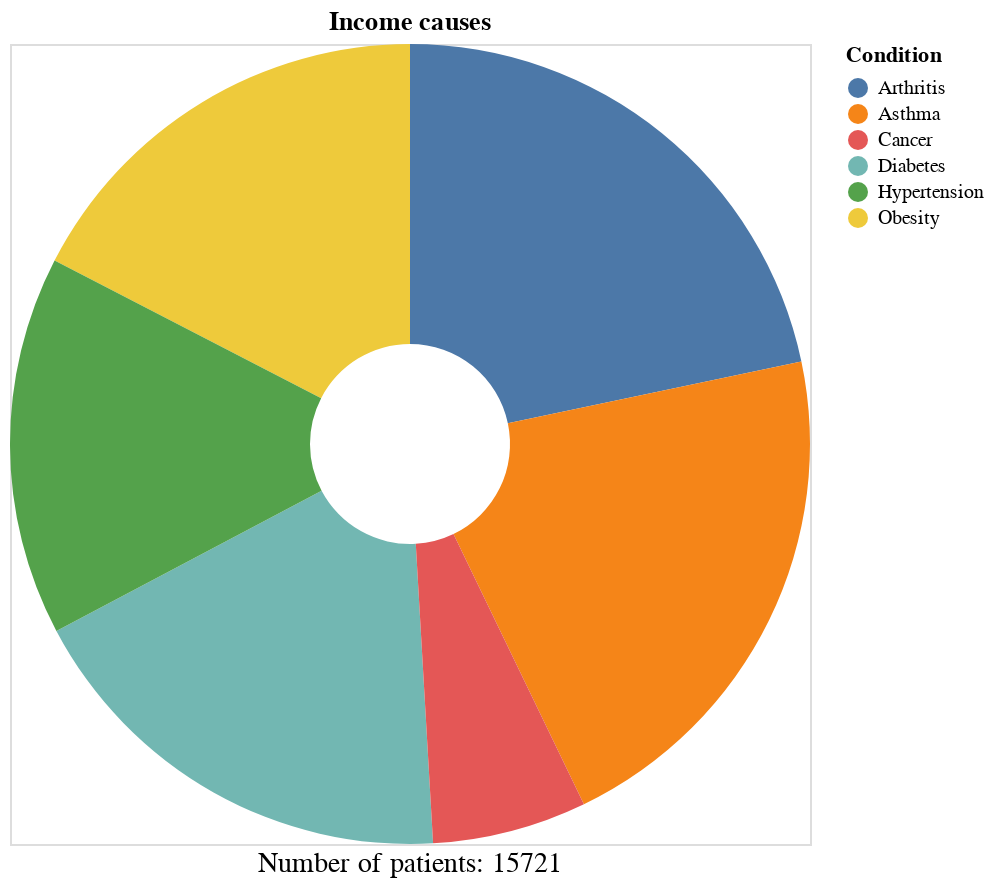

Write notebook code for a chart like this one.
### Code cell
#Visualización de las condiciones más frecuentes en los últimos 5 años

# Contar las ocurrencias de cada valor en la columna
conteos = df_1['Medical Condition'].value_counts()

# Calcular el porcentaje de cada valor
porcentajes1 = (conteos / len(df_1)) * 100

# Crear un DataFrame con los porcentajes para Altair
df_porcentaje = porcentajes1.reset_index()
df_porcentaje.columns = ['Condition', 'Percentage']

# Total de filas
total_filas = len(df_1)

# Crear una gráfica de pastel con Altair
grafico = alt.Chart(df_porcentaje).mark_arc(innerRadius=50).encode(
    theta=alt.Theta(field='Percentage', type='quantitative', title='Percentage'),
    color=alt.Color(field='Condition', type='nominal', title='Condition'),
    tooltip=[alt.Tooltip(field='Condition', type='nominal', title='Condition'),
             alt.Tooltip(field='Percentage', type='quantitative', title='Percentage')]
).properties(
    title='Income causes',
    width=400,  # Ajusta el ancho del gráfico
    height=400  # Ajusta la altura del gráfico
)

# Crear un DataFrame para el texto total
df_texto_total = pd.DataFrame({
    'x': [0],
    'y': [0],
    'texto': [f'Number of patients: {total_filas}']
})

# Crear el gráfico de texto
texto_total = alt.Chart(df_texto_total).mark_text(
    align='center',
    baseline='middle',
    fontSize=14,
    dy=210  # Ajusta la posición vertical del texto
).encode(
    x=alt.X('x:O', axis=None),
    y=alt.Y('y:O', axis=None),
    text='texto:N'
).properties(
    width=400,  # Ancho para el gráfico de texto
    height=400  # Altura para el gráfico de texto
)

# Combinar el gráfico de pastel y el gráfico de texto
grafico_final = grafico + texto_total

# Mostrar el gráfico en Google Colab
grafico_final

### Figure 1 — Vega-Lite specification as saved in the notebook (floating-point values rounded to 4 significant figures)
{"config": {"view": {"continuousWidth": 400, "continuousHeight": 300}}, "layer": [{"data": {"name": "data-b7de2467e566e2e703d4c71c3f702b0d"}, "mark": {"type": "arc", "innerRadius": 50}, "encoding": {"color": {"field": "Condition", "title": "Condition", "type": "nominal"}, "theta": {"field": "Percentage", "title": "Percentage", "type": "quantitative"}, "tooltip": [{"field": "Condition", "title": "Condition", "type": "nominal"}, {"field": "Percentage", "title": "Percentage", "type": "quantitative"}]}, "height": 400, "title": "Income causes", "width": 400}, {"data": {"name": "data-01ae6092fc129690c92cf87388878eb8"}, "mark": {"type": "text", "align": "center", "baseline": "middle", "dy": 210, "fontSize": 14}, "encoding": {"text": {"field": "texto", "type": "nominal"}, "x": {"axis": null, "field": "x", "type": "ordinal"}, "y": {"axis": null, "field": "y", "type": "ordinal"}}, "height": 400, "width": 400}], "$schema": "https://vega.github.io/schema/vega-lite/v4.17.0.json", "datasets": {"data-b7de2467e566e2e703d4c71c3f702b0d": [{"Condition": "Arthritis", "Percentage": 21.69}, {"Condition": "Asthma", "Percentage": 21.15}, {"Condition": "Diabetes", "Percentage": 18.18}, {"Condition": "Obesity", "Percentage": 17.42}, {"Condition": "Hypertension", "Percentage": 15.32}, {"Condition": "Cancer", "Percentage": 6.24}], "data-01ae6092fc129690c92cf87388878eb8": [{"x": 0, "y": 0, "texto": "Number of patients: 15721"}]}}
